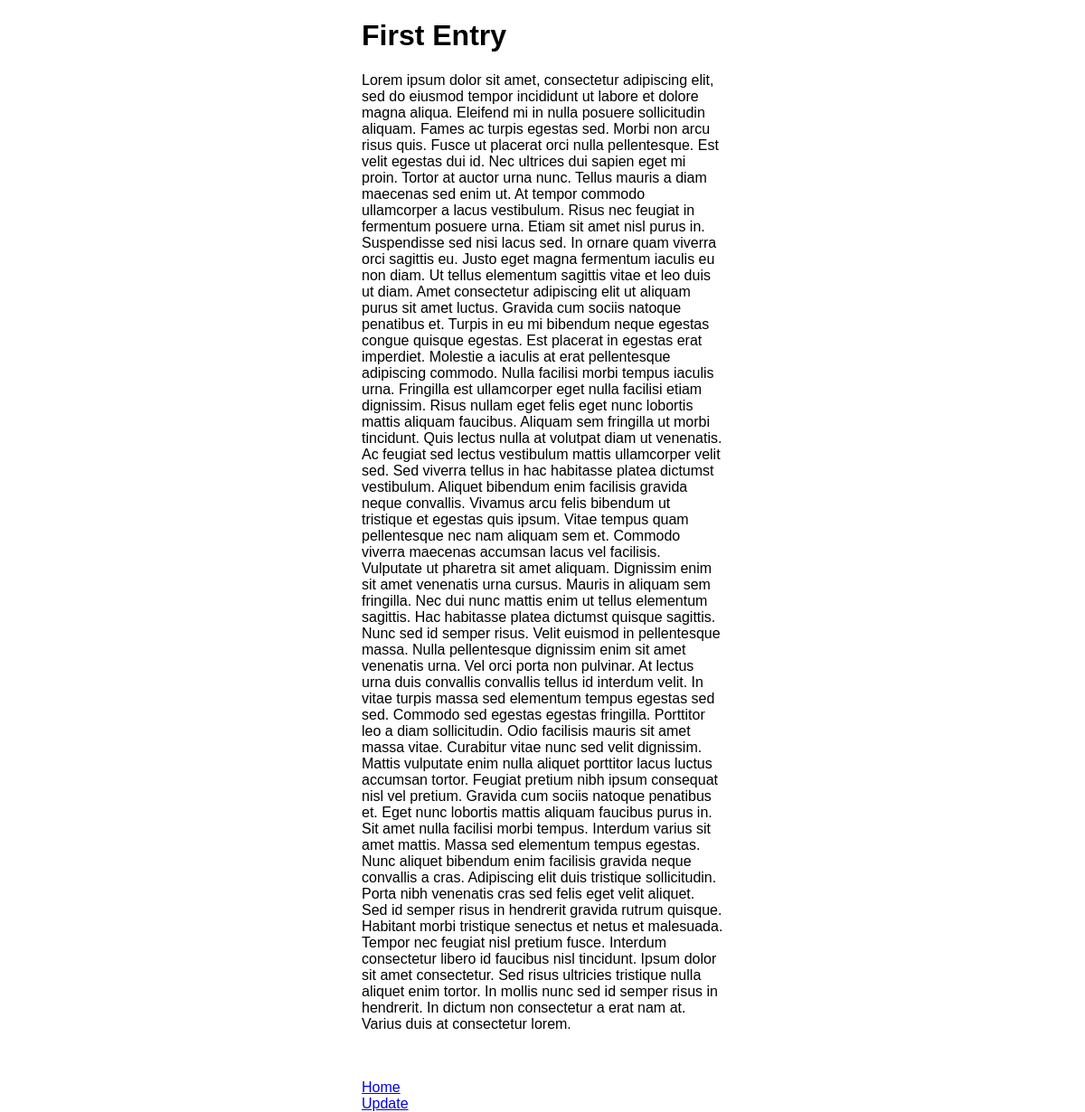
Screenshot of /view/1 with the database file from the repository.
### app.py (models this page shows, shortened)
class Things(db.Model):
    id           = db.Column(db.Integer, primary_key = True)
    title        = db.Column(db.String(200), nullable=False)
    content      = db.Column(db.String(400), nullable = False)
    completed    = db.Column(db.Integer)
    date_created = db.Column(db.DateTime, default = datetime.utcnow)

### app.py (the view)
@app.route("/view/<int:id>", methods = ['GET'])
def view(id):
    entry = Things.query.get_or_404(id)
    current_title = entry.title
    current_content = entry.content
    return render_template('view.html', entry=entry)

### templates/view.html (shortened to what this page needs)
{% extends 'base.html'%}
{% block body %}
<div class="content" method="GET" >
  <h1>{{entry.title}}</h1>
  <p> {{entry.content}}</p>
  <br>
  <br>
  <a href="/">Home</a>
  <br>
  <a href="/update/{{entry.id}}">Update</a>
  </div>
{% endblock %}

### static/main.css (style rules this page uses)
body, html { margin: 0; font-family: sans-serif; align: center; }
.content { margin: 0 auto; width: 400px; }

### rows the page displays
Things: title "First Entry", content "Lorem ipsum dolor sit amet, consectetur adipiscing elit, sed do eiusmod tempor incididunt ut labore et dolore magna aliqua. Eleifend mi in nulla posuere sollicitudin aliquam. Fames ac turpis egestas sed. Morbi non arcu risus quis. Fusce ut placerat orci nulla pellentesque. Est velit egestas dui id. Nec ultrices dui sapien eget mi proin. Tortor at auctor urna nunc. Tellus mauris a diam maecenas sed enim ut. At tempor commodo ullamcorper a lacus vestibulum. Risus nec feugiat in fermentum posuere urna. Etiam sit amet nisl purus in. Suspendisse sed nisi lacus sed. In ornare quam viverra orci sagittis eu. Justo eget magna fermentum iaculis eu non diam. Ut tellus elementum sagittis vitae et leo…"
